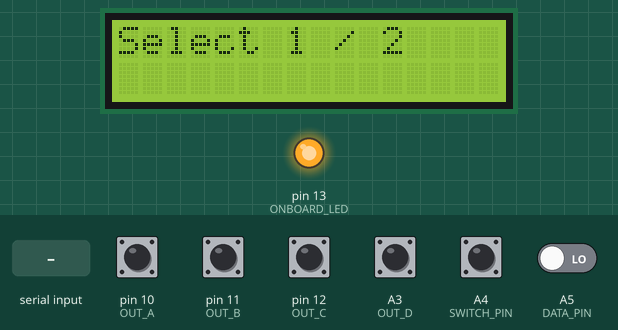
Bench run of a sketch on a simulated Arduino Uno, built with avr-gcc and run on an emulated ATmega328P. Shown: 16×2 character LCD, output pins drawn as LEDs (lit = HIGH). The inputs (shaded band) are chosen by the test bench; at power-on: A3 (OUT_D), A4 (SWITCH_PIN), pin 10 (OUT_A), pin 11 (OUT_B), pin 12 (OUT_C) HIGH, A5 (DATA_PIN) LOW. What the sketch prints to the serial monitor is not drawn.

Above: at 1.7 s.
1.8 s: "0" received over Serial
At 2.1 s:
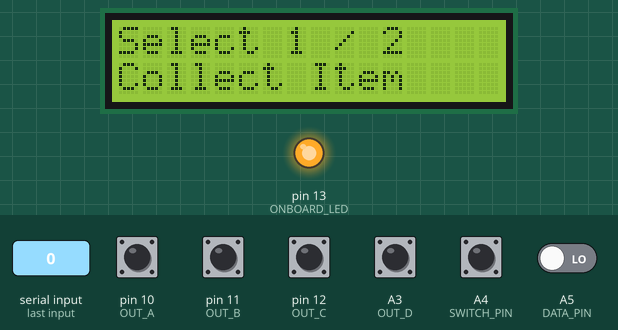
4.8 s: A5 (DATA_PIN) driven HIGH
7.8 s: A4 (SWITCH_PIN) pulled LOW for 3.2 s
At 10.6 s:
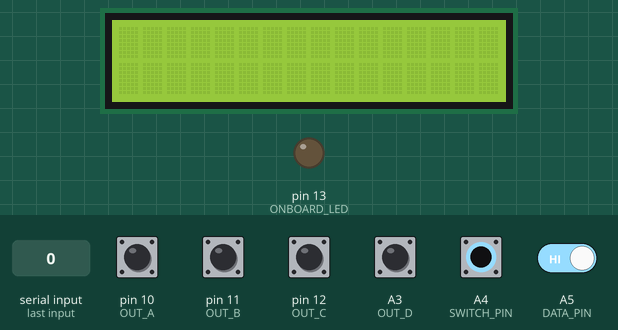
12.5 s: "0" received over Serial
At 13.0 s:
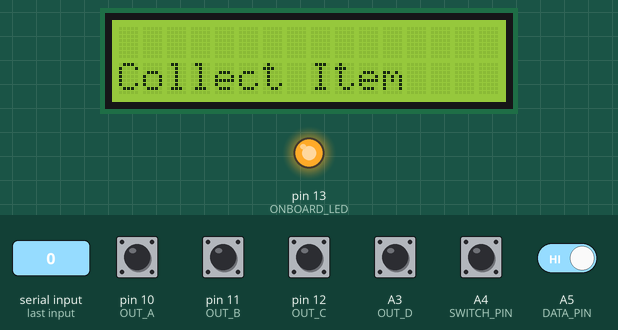
Timing chart, 0 to 15.5 s (numbered marks = the images above; inputs shaded):
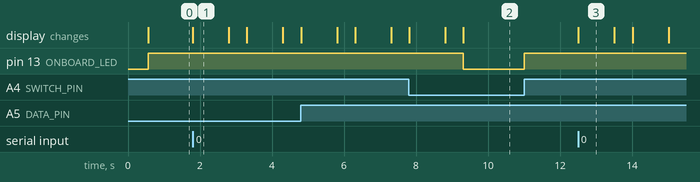

Measured:
- after the input at 1.8 s, the display: changes at once (image 1)
- after the input at 7.8 s, pin 13 (ONBOARD_LED): HIGH → LOW after 1.5 s, → HIGH 1.7 s later; the display: first differs from a run without the input after 1.5 s (image 2)
- after the input at 12.5 s, the display: changes at once (image 3)
- what the display in image 1 shows lasts 1.0 s, from 1.8 s to 2.8 s

The sketch:

GPT_code.ino
```cpp
#include <LiquidCrystal.h>

// Define Pins and Constants
const int SWITCH_PIN = A4;
const int ONBOARD_LED = 13;
const int DATA_PIN = A3;
const int OUT_A = 12;
const int OUT_B = A5;
const int OUT_C = A3;
const int OUT_D = 10;
const int SERIAL_SPEED = 9600;

#define DATA_PIN A5      // Data Available pin for the 74C922 Keypad Encoder (connected to A5 on Arduino)
#define OUT_A 10         // Out A pin for the 74C922 Keypad Encoder (connected to ~10 on Arduino)
#define OUT_B 11         // Out B pin for the 74C922 Keypad Encoder (connected to ~11 on Arduino)
#define OUT_C 12         // Out C pin for the 74C922 Keypad Encoder (connected to 12 on Arduino)
#define OUT_D A3         // Out D pin for the 74C922 Keypad Encoder (connected to A3 on Arduino)

// Initialize LCD
LiquidCrystal lcd(7, 6, 5, 4, 3, 2);

char selectedKey = '\0';

void setup() {
  pinMode(SWITCH_PIN, INPUT_PULLUP);
  pinMode(ONBOARD_LED, OUTPUT);
  pinMode(DATA_PIN, INPUT);
  pinMode(OUT_A, INPUT_PULLUP);
  pinMode(OUT_B, INPUT_PULLUP);
  pinMode(OUT_C, INPUT_PULLUP);
  pinMode(OUT_D, INPUT_PULLUP);

  Serial.begin(SERIAL_SPEED);

  lcd.begin(16, 2);
  delay(500);
  standbyMode();
}

void loop() {
  // Check Toggle Switch
  if (digitalRead(SWITCH_PIN)) {
    digitalWrite(ONBOARD_LED, HIGH); // Turn ON the onboard LED
    if (Serial.available()) {
      char received = Serial.read();
      if (received == '0') {
        collectItemAnimation();
        standbyMode();
      }
    }

    char key = readKeypad();
    if (key == '1' || key == '2') {
      selectedKey = key;
      lcd.setCursor(0, 1);
      lcd.print(key);
    } else if (key == 'C' && (selectedKey == '1' || selectedKey == '2')) {
      Serial.write(selectedKey);
      lcd.setCursor(0, 1);
      lcd.print(" ");
    }
  } else {
    digitalWrite(ONBOARD_LED, LOW); // Turn OFF the onboard LED
    lcd.clear();
  }
}

void standbyMode() {
  lcd.clear();
  lcd.setCursor(0, 0);
  lcd.print("Select 1 / 2");
  selectedKey = '\0';
}

void collectItemAnimation() {
  for (int i = 0; i < 5; i++) {
    lcd.setCursor(0, 1);
    lcd.print("Collect Item");
    delay(1000);
    lcd.setCursor(0, 1);
    lcd.print(" ");
    delay(500);
  }
}

char readKeypad() {
  if (digitalRead(DATA_PIN)) {
    Serial.println("DATA_PIN is HIGH");
    uint8_t keyData = 0;
    keyData |= digitalRead(OUT_A) << 0;
    keyData |= digitalRead(OUT_B) << 1;
    keyData |= digitalRead(OUT_C) << 2;
    keyData |= digitalRead(OUT_D) << 3;

    Serial.print("KeyData: ");
    Serial.println(keyData, BIN);

    switch (keyData) {
      case 0x0: return '1';
      case 0x1: return '2';
      // ... (Add other cases if necessary)
      default: return '\0';
    }
  }
  return '\0';
}
```
